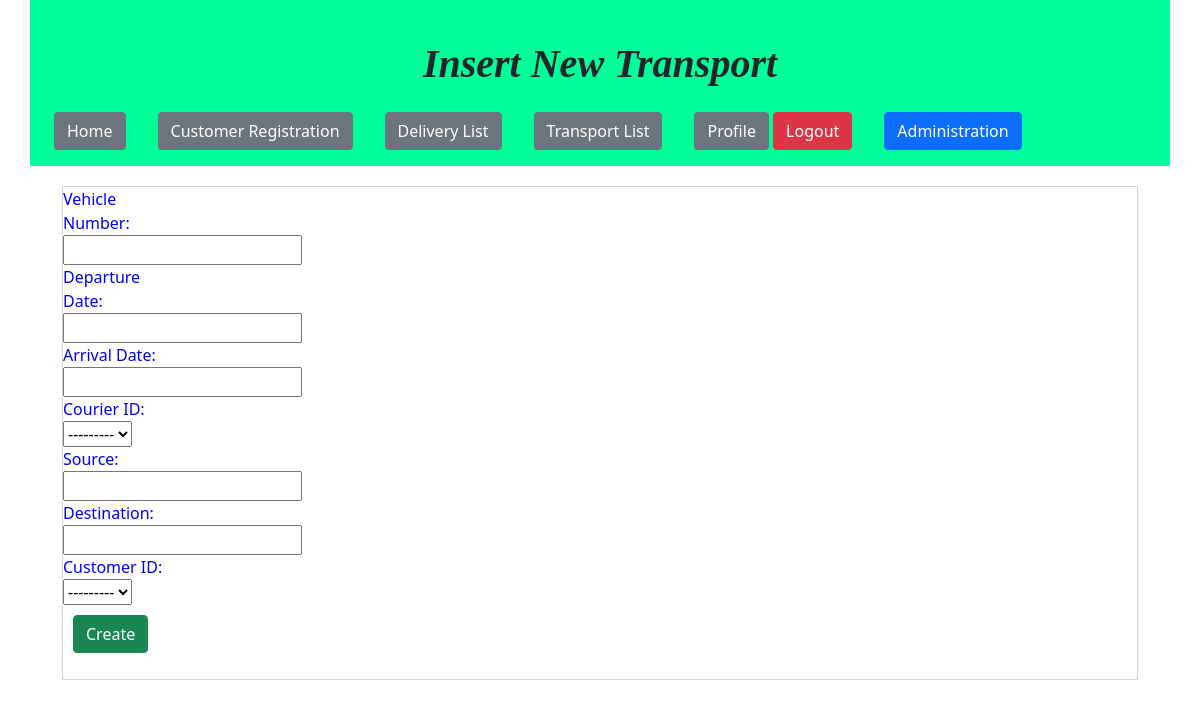
/affairs/transport/create (signed in), run on an earlier commit of the app's database.
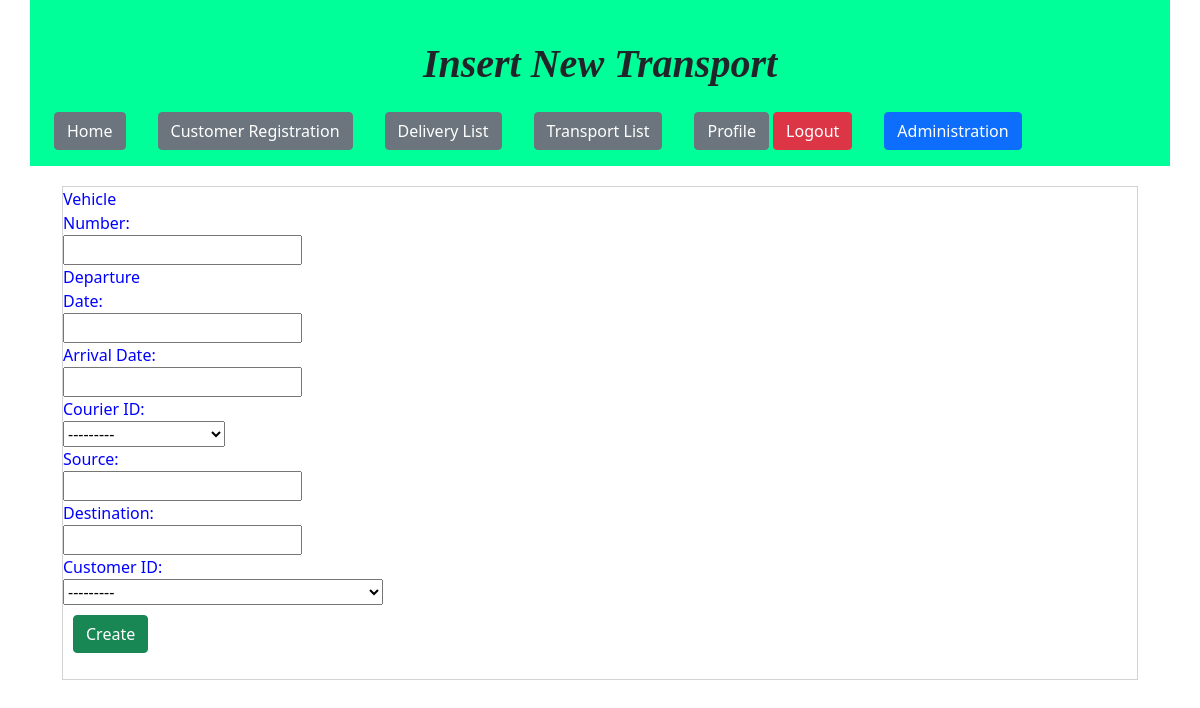
And on a later commit of the database.
### affairs/models.py (models this page shows)
class CourierModel(models.Model):
    courierId = models.IntegerField(primary_key=True)
    cName = models.CharField(max_length=100)
    capacity = models.IntegerField()
    def __str__(self):
        return self.cName

### affairs/views.py (the view)
# urls.py: path('transport/create', views.TransportCreateView,name="transportInsert"),
@login_required
def TransportCreateView(request):
    if request.method == 'POST':
        transportForm = TransportForm(request.POST)
        if transportForm.is_valid:
            transportForm.save()
            return HttpResponseRedirect(reverse(views.TransportListView))
    else:
        transportForm = TransportForm()
    context = {
        'tForm': transportForm
    }
    return render(request,'affairs/TransportCreate.html',context)

### affairs/forms.py
class TransportForm(forms.ModelForm):
    class Meta:
        model = TransportModel
        fields = '__all__'

### affairs/models.py (called while the page is built)
    def __str__(self):
        return 'Customer fullname is: {}{}'.format(self.name,self.surname)

### affairs/templates/affairs/TransportCreate.html (shortened to what this page needs)
{% extends "affairs/layout.html" %}
{% load static %}
{% block titlepage %} Insert New Transport {% endblock %}
{% block mainContent %}
    <form action="" method="POSt" enctype="multipart/form-data">
        <div class="mainborder">
            <div class="row">
              <div class="col-md-6">
                <div class="mylable">Vehicle Number:{{tForm.vehicleNo}}</div>
                <div class="mylable">Departure Date:{{tForm.departDate}}</div>
                <div class="mylable">Arrival Date:{{tForm.arrivalDate}}</div>
                <div class="mylable">Courier ID:{{tForm.courierId}}</div>
                <div class="mylable">Source:{{tForm.source}}</div>
                <div class="mylable">Destination:{{tForm.destination}}</div>
                <div class="mylable">Customer ID:{{tForm.customerId}}</div>
                <p><button type="submit" class="btn btn-success">Create</button></p>
              </div>
            </div>
        </div>
    </form>
{% endblock %}

What changed in the data, as far as the page shows it:
added CourierModel: courierId "---------"
Also different on the page:
form field courierId: "---------" → (not shown)
